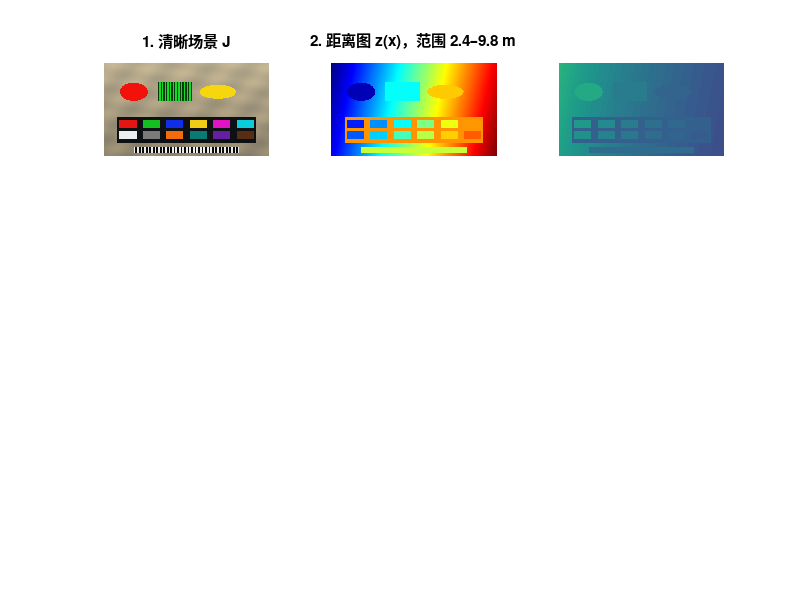

This chart was generated by the following MATLAB code: (Note: this script raises an error after producing the figure.)
function results = underwater_optical_model_demo(outputDir, showFigures)
%UNDERWATER_OPTICAL_MODEL_DEMO 水下光学成像三分量模型原理演示
%   RESULTS = UNDERWATER_OPTICAL_MODEL_DEMO(OUTPUTDIR, SHOWFIGURES)
%   生成合成清晰场景和逐像素深度图，计算直接分量、前向散射分量、
%   后向散射分量，合成水下观测图像，并演示两分量与三分量复原。
%
%   输入参数：
%   OUTPUTDIR   演示图像和 MAT 数据的输出目录。
%   SHOWFIGURES 是否显示图窗；自动测试时可设为 false。
%
%   输出参数：
%   RESULTS     包含场景、深度、三分量、观测图和复原结果的结构体。
%
%   本示例仅使用 MATLAB 基础函数，不依赖 Image Processing Toolbox。

    % 根据调用方式补全默认参数，保证脚本可直接运行。
    if nargin < 1 || isempty(outputDir)
        scriptDir = fileparts(mfilename('fullpath'));
        outputDir = fullfile(scriptDir, 'output');
    end
    if nargin < 2
        showFigures = true;
    end

    % 固定随机种子，使噪声和输出图像每次运行保持一致。
    rng(7, 'twister');
    if ~exist(outputDir, 'dir')
        mkdir(outputDir);
    end

    % 生成不依赖外部图片的彩色场景与逐像素目标距离。
    imageHeight = 360;
    imageWidth = 640;
    [clearScene, depthMap] = createSyntheticScene(imageHeight, imageWidth);

    % 设置 RGB 宽带水下光学参数，单位均按米制距离解释。
    params.betaDirect = [0.34, 0.16, 0.08];       % 直接信号衰减系数，红光衰减最快
    params.betaBackscatter = [0.19, 0.12, 0.075]; % 后向散射增长系数
    params.backgroundInf = [0.035, 0.34, 0.56];   % 无限远背景光，呈蓝绿色
    params.forwardRatio = [0.045, 0.065, 0.090];  % 前向散射进入相机的能量比例
    params.noiseStd = 0.0015;                     % 传感器读出噪声标准差
    params.transmissionFloor = 0.040;             % 复原时的最小透射率

    % 计算每个颜色通道的直接透射率 t_k(x)=exp[-beta_k^D z(x)]。
    transmission = zeros(imageHeight, imageWidth, 3);
    for channelIndex = 1:3
        transmission(:, :, channelIndex) = exp( ...
            -params.betaDirect(channelIndex) .* depthMap);
    end

    % 直接分量保留场景结构，但随距离和波长发生指数衰减。
    directComponent = clearScene .* transmission;

    % 前向散射通过距离相关高斯点扩散函数模拟，远距离区域更模糊。
    forwardComponent = computeForwardScatter( ...
        directComponent, transmission, depthMap, params.forwardRatio);

    % 后向散射随距离单调趋近无限远背景光。
    backscatterComponent = zeros(imageHeight, imageWidth, 3);
    for channelIndex = 1:3
        backscatterComponent(:, :, channelIndex) = ...
            params.backgroundInf(channelIndex) .* ...
            (1 - exp(-params.betaBackscatter(channelIndex) .* depthMap));
    end

    % 三分量相加后加入小幅高斯读出噪声，得到水下观测图像。
    sensorNoise = params.noiseStd .* randn(imageHeight, imageWidth, 3);
    observedImage = clip01( ...
        directComponent + forwardComponent + backscatterComponent + sensorNoise);

    % 两分量复原忽略前向散射，因此会保留一定的雾化和模糊残差。
    stableTransmission = max(transmission, params.transmissionFloor);
    restoredTwoComponent = clip01( ...
        (observedImage - backscatterComponent) ./ stableTransmission);

    % 三分量示范复原使用已知的前向散射项，展示完整模型的理想上限。
    restoredThreeComponent = clip01( ...
        (observedImage - backscatterComponent - forwardComponent) ./ stableTransmission);

    % 计算均方误差、平均绝对误差和峰值信噪比，量化复原差异。
    metrics.twoComponent = calculateMetrics(clearScene, restoredTwoComponent);
    metrics.threeComponent = calculateMetrics(clearScene, restoredThreeComponent);

    % 整理所有核心变量，便于用户在 MATLAB 工作区继续分析。
    results.clearScene = clearScene;
    results.depthMap = depthMap;
    results.transmission = transmission;
    results.directComponent = directComponent;
    results.forwardComponent = forwardComponent;
    results.backscatterComponent = backscatterComponent;
    results.observedImage = observedImage;
    results.restoredTwoComponent = restoredTwoComponent;
    results.restoredThreeComponent = restoredThreeComponent;
    results.parameters = params;
    results.metrics = metrics;

    % 导出单幅结果、原理总览和参数曲线图。
    saveDemoImages(results, outputDir);
    overviewFigure = createOverviewFigure(results, showFigures);
    curvesFigure = createCurvesFigure(results, showFigures);
    saveFigureCompat(overviewFigure, fullfile(outputDir, 'underwater_model_overview.png'));
    saveFigureCompat(curvesFigure, fullfile(outputDir, 'underwater_model_curves.png'));

    % 保存数值数据，便于复现实验和修改参数后对比。
    save(fullfile(outputDir, 'underwater_model_demo_data.mat'), 'results');

    % 在命令窗口输出关键指标和文件位置。
    fprintf('\n水下光学成像模型演示完成。\n');
    fprintf('两分量复原：PSNR = %.2f dB, MAE = %.4f\n', ...
        metrics.twoComponent.psnr, metrics.twoComponent.mae);
    fprintf('三分量复原：PSNR = %.2f dB, MAE = %.4f\n', ...
        metrics.threeComponent.psnr, metrics.threeComponent.mae);
    fprintf('输出目录：%s\n\n', outputDir);
end


function [scene, depthMap] = createSyntheticScene(imageHeight, imageWidth)
%CREATESYNTHETICSCENE 生成具有颜色块、纹理和深度突变的合成场景

    % 归一化像素坐标用于生成背景、纹理和几何目标。
    [xCoord, yCoord] = meshgrid( ...
        linspace(0, 1, imageWidth), linspace(0, 1, imageHeight));

    % 构造带缓慢梯度和细微纹理的中性海底背景。
    texture = 0.035 .* sin(2 * pi .* (4.2 .* xCoord + 2.1 .* yCoord)) + ...
              0.020 .* cos(2 * pi .* (1.3 .* xCoord - 5.5 .* yCoord));
    scene = zeros(imageHeight, imageWidth, 3);
    scene(:, :, 1) = 0.56 + 0.17 .* (1 - yCoord) + texture;
    scene(:, :, 2) = 0.52 + 0.16 .* (1 - yCoord) + 0.8 .* texture;
    scene(:, :, 3) = 0.43 + 0.13 .* (1 - yCoord) + 0.5 .* texture;

    % 背景从左到右逐渐远离相机，形成连续距离变化。
    depthMap = 2.4 + 6.6 .* xCoord + 0.8 .* yCoord;

    % 添加近距离红色圆形目标，用于突出红通道随距离的快速衰减。
    redMask = (xCoord - 0.18).^2 + ((yCoord - 0.31) ./ 1.15).^2 <= 0.085^2;
    scene = paintMask(scene, redMask, [0.95, 0.07, 0.045]);
    depthMap(redMask) = 2.8;

    % 添加中距离绿色矩形目标，并嵌入明暗条纹显示散射模糊。
    greenMask = abs(xCoord - 0.43) <= 0.105 & abs(yCoord - 0.31) <= 0.105;
    scene = paintMask(scene, greenMask, [0.08, 0.86, 0.14]);
    greenStripes = greenMask & mod(floor((xCoord - 0.325) .* 120), 2) == 0;
    scene = paintMask(scene, greenStripes, [0.02, 0.23, 0.04]);
    depthMap(greenMask) = 5.2;

    % 添加较远黄色椭圆目标，便于比较直接衰减和后向散射。
    yellowMask = ((xCoord - 0.69) ./ 0.11).^2 + ...
                 ((yCoord - 0.31) ./ 0.075).^2 <= 1;
    scene = paintMask(scene, yellowMask, [0.96, 0.84, 0.06]);
    depthMap(yellowMask) = 7.4;

    % 添加十二块彩色色卡，每列采用不同距离，展示宽带颜色失真。
    chartColors = [ ...
        0.90, 0.08, 0.07;  0.08, 0.75, 0.12;  0.06, 0.18, 0.90; ...
        0.95, 0.80, 0.08;  0.88, 0.08, 0.76;  0.04, 0.80, 0.86; ...
        0.93, 0.93, 0.93;  0.48, 0.48, 0.48;  0.95, 0.42, 0.05; ...
        0.04, 0.48, 0.45;  0.40, 0.12, 0.63;  0.34, 0.18, 0.08];
    chartBackground = xCoord >= 0.08 & xCoord <= 0.92 & ...
                      yCoord >= 0.58 & yCoord <= 0.86;
    scene = paintMask(scene, chartBackground, [0.055, 0.065, 0.075]);
    depthMap(chartBackground) = 7.8;

    patchIndex = 1;
    for rowIndex = 1:2
        for columnIndex = 1:6
            centerX = 0.145 + (columnIndex - 1) .* 0.142;
            centerY = 0.655 + (rowIndex - 1) .* 0.125;
            patchMask = abs(xCoord - centerX) <= 0.052 & ...
                        abs(yCoord - centerY) <= 0.042;
            scene = paintMask(scene, patchMask, chartColors(patchIndex, :));
            depthMap(patchMask) = 3.5 + 0.85 .* (columnIndex - 1) + ...
                                       0.45 .* (rowIndex - 1);
            patchIndex = patchIndex + 1;
        end
    end

    % 添加底部黑白分辨率条纹，用于观察前向散射造成的细节损失。
    resolutionMask = yCoord >= 0.90 & yCoord <= 0.965 & ...
                     xCoord >= 0.18 & xCoord <= 0.82;
    stripePattern = mod(floor((xCoord - 0.18) .* 95), 2) == 0;
    scene = paintMask(scene, resolutionMask & stripePattern, [0.94, 0.94, 0.94]);
    scene = paintMask(scene, resolutionMask & ~stripePattern, [0.03, 0.03, 0.03]);
    depthMap(resolutionMask) = 6.6;

    % 所有通道限制在显示范围内。
    scene = clip01(scene);
end


function imageData = paintMask(imageData, mask, color)
%PAINTMASK 把指定掩膜区域填充为给定 RGB 颜色

    for channelIndex = 1:3
        channelData = imageData(:, :, channelIndex);
        channelData(mask) = color(channelIndex);
        imageData(:, :, channelIndex) = channelData;
    end
end


function forwardComponent = computeForwardScatter( ...
    directComponent, transmission, depthMap, forwardRatio)
%COMPUTEFORWARDSCATTER 用多深度层高斯 PSF 近似空间变化前向散射

    [imageHeight, imageWidth, ~] = size(directComponent);
    forwardComponent = zeros(imageHeight, imageWidth, 3);

    % 深度越大，高斯核越宽；最后一层覆盖所有更远距离。
    depthEdges = [0, 4.0, 6.0, 8.0, inf];
    baseSigma = [0.75, 1.35, 2.20, 3.50];
    channelSigmaScale = [0.90, 1.00, 1.18];

    for channelIndex = 1:3
        channelDirect = directComponent(:, :, channelIndex);
        scatterWeight = forwardRatio(channelIndex) .* ...
            (1 - transmission(:, :, channelIndex));

        for layerIndex = 1:numel(baseSigma)
            layerMask = depthMap >= depthEdges(layerIndex) & ...
                        depthMap < depthEdges(layerIndex + 1);
            sigmaValue = baseSigma(layerIndex) .* ...
                         channelSigmaScale(channelIndex);
            blurredChannel = normalizedGaussianBlur(channelDirect, sigmaValue);
            forwardComponent(:, :, channelIndex) = ...
                forwardComponent(:, :, channelIndex) + ...
                layerMask .* scatterWeight .* blurredChannel;
        end
    end
end


function blurredImage = normalizedGaussianBlur(inputImage, sigmaValue)
%NORMALIZEDGAUSSIANBLUR 使用 conv2 实现无工具箱高斯模糊
%   通过同时卷积全一矩阵校正边界能量，避免图像边缘被零填充压暗。

    halfSize = max(1, ceil(3 .* sigmaValue));
    coordinate = -halfSize:halfSize;
    [kernelX, kernelY] = meshgrid(coordinate, coordinate);
    gaussianKernel = exp( ...
        -(kernelX.^2 + kernelY.^2) ./ (2 .* sigmaValue.^2));
    gaussianKernel = gaussianKernel ./ sum(gaussianKernel(:));

    numerator = conv2(inputImage, gaussianKernel, 'same');
    denominator = conv2(ones(size(inputImage)), gaussianKernel, 'same');
    blurredImage = numerator ./ max(denominator, eps);
end


function metrics = calculateMetrics(referenceImage, estimatedImage)
%CALCULATEMETRICS 计算 MSE、MAE 和峰值信噪比

    errorData = estimatedImage - referenceImage;
    metrics.mse = mean(errorData(:).^2);
    metrics.mae = mean(abs(errorData(:)));
    metrics.psnr = 10 .* log10(1 ./ max(metrics.mse, eps));
end


function saveDemoImages(results, outputDir)
%SAVEDEMOIMAGES 导出便于单独查看的主要演示图像

    imwrite(results.clearScene, fullfile(outputDir, '01_clear_scene.png'));
    normalizedDepth = (results.depthMap - min(results.depthMap(:))) ./ ...
        max(max(results.depthMap(:)) - min(results.depthMap(:)), eps);
    imwrite(normalizedDepth, fullfile(outputDir, '02_depth_map.png'));
    imwrite(results.observedImage, fullfile(outputDir, '03_observed_underwater.png'));
    imwrite(results.restoredTwoComponent, ...
        fullfile(outputDir, '04_restored_two_component.png'));
    imwrite(results.restoredThreeComponent, ...
        fullfile(outputDir, '05_restored_three_component.png'));
end


function figureHandle = createOverviewFigure(results, showFigures)
%CREATEOVERVIEWFIGURE 创建九宫格原理讲解总览图

    figureVisibility = logicalToVisibility(showFigures);
    figureHandle = figure('Color', 'w', 'Visible', figureVisibility, ...
        'Position', [80, 60, 1500, 900]);

    % 使用 subplot 代替 MATLAB R2019b 才提供的 tiledlayout/nexttile。
    subplot(3, 3, 1);
    showRgb(results.clearScene);
    title('1. 清晰场景 J');

    depthAxes = subplot(3, 3, 2);
    imagesc(results.depthMap);
    axis image off;
    % MATLAB R2017 没有 turbo 色图，使用旧版本自带的 jet 色图。
    colormap(depthAxes, jet(256));
    title(sprintf('2. 距离图 z(x)，范围 %.1f–%.1f m', ...
        min(results.depthMap(:)), max(results.depthMap(:))));

    transmissionAxes = subplot(3, 3, 3);
    imagesc(mean(results.transmission, 3), [0, 1]);
    axis image off;
    colormap(transmissionAxes, parula(256));
    title('3. 平均透射率（范围 0–1）');

    subplot(3, 3, 4);
    showRgb(results.directComponent);
    title('4. 直接分量 E_D');

    subplot(3, 3, 5);
    showRgb(clip01(8 .* results.forwardComponent));
    title('5. 前向散射 E_{FS}（显示增强 8 倍）');

    subplot(3, 3, 6);
    showRgb(results.backscatterComponent);
    title('6. 后向散射 E_{BS}');

    subplot(3, 3, 7);
    showRgb(results.observedImage);
    title('7. 合成水下观测图 I');

    subplot(3, 3, 8);
    showRgb(results.restoredTwoComponent);
    title(sprintf('8. 两分量复原，PSNR %.2f dB', ...
        results.metrics.twoComponent.psnr));

    subplot(3, 3, 9);
    showRgb(results.restoredThreeComponent);
    title(sprintf('9. 三分量复原，PSNR %.2f dB', ...
        results.metrics.threeComponent.psnr));

    % 用注释文本框模拟总标题，避免使用较新版本的布局标题接口。
    addFigureTitle(figureHandle, ...
        'Jaffe–McGlamery 三分量水下成像与复原演示');
end


function figureHandle = createCurvesFigure(results, showFigures)
%CREATECURVESFIGURE 绘制距离相关参数曲线和分量统计

    figureVisibility = logicalToVisibility(showFigures);
    figureHandle = figure('Color', 'w', 'Visible', figureVisibility, ...
        'Position', [100, 80, 1300, 760]);

    distanceVector = linspace(0, 12, 300).';
    % 使用 bsxfun 明确执行逐通道运算，兼容不支持隐式扩展的旧版本。
    transmissionCurve = exp(-bsxfun(@times, distanceVector, ...
        results.parameters.betaDirect));
    backscatterCurve = bsxfun(@times, results.parameters.backgroundInf, ...
        1 - exp(-bsxfun(@times, distanceVector, ...
        results.parameters.betaBackscatter)));
    lineColors = [0.85, 0.15, 0.12; 0.10, 0.62, 0.20; 0.08, 0.32, 0.90];

    subplot(2, 2, 1);
    hold on;
    for channelIndex = 1:3
        plot(distanceVector, transmissionCurve(:, channelIndex), ...
            'LineWidth', 2.2, 'Color', lineColors(channelIndex, :));
    end
    hold off;
    grid on;
    ylim([0, 1]);
    xlabel('目标距离 z / m');
    ylabel('直接透射率 t_k(z)');
    legend({'R', 'G', 'B'}, 'Location', 'northeast');
    title('直接信号：红通道衰减最快');

    subplot(2, 2, 2);
    hold on;
    for channelIndex = 1:3
        plot(distanceVector, backscatterCurve(:, channelIndex), ...
            'LineWidth', 2.2, 'Color', lineColors(channelIndex, :));
    end
    hold off;
    grid on;
    xlabel('目标距离 z / m');
    ylabel('后向散射 B_k(z)');
    legend({'R', 'G', 'B'}, 'Location', 'southeast');
    title('路径幕光：逐渐趋近 B_k^{\infty}');

    subplot(2, 2, 3);
    componentMeans = [ ...
        squeeze(mean(mean(results.directComponent, 1), 2)).'; ...
        squeeze(mean(mean(results.forwardComponent, 1), 2)).'; ...
        squeeze(mean(mean(results.backscatterComponent, 1), 2)).'];
    bar(componentMeans, 'grouped');
    grid on;
    % 直接设置坐标轴刻度标签，避免依赖较新的 xticklabels 函数。
    set(gca, 'XTick', 1:3, ...
        'XTickLabel', {'直接', '前向散射', '后向散射'});
    ylabel('全图平均强度');
    legend({'R', 'G', 'B'}, 'Location', 'northwest');
    title('三分量的通道平均贡献');

    subplot(2, 2, 4);
    depthEdges = linspace(min(results.depthMap(:)), max(results.depthMap(:)), 9);
    depthCenters = 0.5 .* (depthEdges(1:end-1) + depthEdges(2:end));
    directLuminance = rgbLuminance(results.directComponent);
    forwardLuminance = rgbLuminance(results.forwardComponent);
    backscatterLuminance = rgbLuminance(results.backscatterComponent);
    binnedMeans = nan(numel(depthCenters), 3);
    for binIndex = 1:numel(depthCenters)
        binMask = results.depthMap >= depthEdges(binIndex) & ...
                  results.depthMap < depthEdges(binIndex + 1);
        if any(binMask(:))
            binnedMeans(binIndex, 1) = mean(directLuminance(binMask));
            binnedMeans(binIndex, 2) = mean(forwardLuminance(binMask));
            binnedMeans(binIndex, 3) = mean(backscatterLuminance(binMask));
        end
    end
    plot(depthCenters, binnedMeans(:, 1), '-o', 'LineWidth', 2.0);
    hold on;
    plot(depthCenters, binnedMeans(:, 2), '-s', 'LineWidth', 2.0);
    plot(depthCenters, binnedMeans(:, 3), '-^', 'LineWidth', 2.0);
    hold off;
    grid on;
    xlabel('距离分箱中心 / m');
    ylabel('亮度均值');
    legend({'直接', '前向散射', '后向散射'}, 'Location', 'best');
    title('三分量随距离的变化');

    % 用旧版本支持的注释文本框创建整幅图的总标题。
    addFigureTitle(figureHandle, '水下成像参数与物理分量曲线');
end


function addFigureTitle(figureHandle, titleText)
%ADDFIGURETITLE 使用注释文本框创建兼容 MATLAB R2017 的总标题

    annotation(figureHandle, 'textbox', [0, 0.955, 1, 0.04], ...
        'String', titleText, 'EdgeColor', 'none', ...
        'HorizontalAlignment', 'center', 'VerticalAlignment', 'middle', ...
        'FontWeight', 'bold', 'FontSize', 16);
end


function luminance = rgbLuminance(rgbImage)
%RGBLUMINANCE 按 Rec.709 权重计算亮度，仅用于统计和绘图

    luminance = 0.2126 .* rgbImage(:, :, 1) + ...
                0.7152 .* rgbImage(:, :, 2) + ...
                0.0722 .* rgbImage(:, :, 3);
end


function showRgb(rgbImage)
%SHOWRGB 使用基础 image 函数显示 RGB 图像，避免依赖 imshow

    image(clip01(rgbImage));
    axis image off;
end


function outputData = clip01(inputData)
%CLIP01 把数值限制在显示图像的 [0,1] 范围

    outputData = min(max(inputData, 0), 1);
end


function visibilityValue = logicalToVisibility(showFigures)
%LOGICALTOVISIBILITY 把逻辑开关转换为 MATLAB 图窗可见性字符串

    if showFigures
        visibilityValue = 'on';
    else
        visibilityValue = 'off';
    end
end


function saveFigureCompat(figureHandle, outputPath)
%SAVEFIGURECOMPAT 使用兼容性稳定的 print 导出 PNG 图像
%   MATLAB R2021b 的无界面批处理环境中，print 比 exportgraphics 更稳定。

    set(figureHandle, 'PaperPositionMode', 'auto');
    print(figureHandle, outputPath, '-dpng', '-r160');
end
